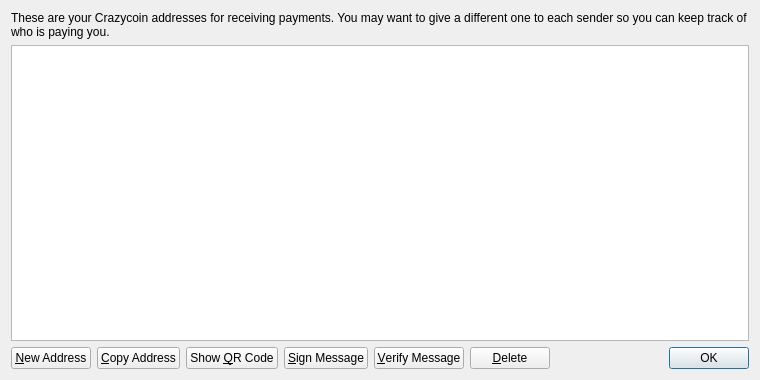
<?xml version="1.0" encoding="UTF-8"?>
<ui version="4.0">
 <class>AddressBookPage</class>
 <widget class="QWidget" name="AddressBookPage">
  <property name="geometry">
   <rect>
    <x>0</x>
    <y>0</y>
    <width>760</width>
    <height>380</height>
   </rect>
  </property>
  <property name="windowTitle">
   <string>Address Book</string>
  </property>
  <layout class="QVBoxLayout" name="verticalLayout">
   <item>
    <widget class="QLabel" name="labelExplanation">
     <property name="text">
      <string>These are your Crazycoin addresses for receiving payments. You may want to give a different one to each sender so you can keep track of who is paying you.</string>
     </property>
     <property name="textFormat">
      <enum>Qt::PlainText</enum>
     </property>
     <property name="wordWrap">
      <bool>true</bool>
     </property>
    </widget>
   </item>
   <item>
    <widget class="QTableView" name="tableView">
     <property name="contextMenuPolicy">
      <enum>Qt::CustomContextMenu</enum>
     </property>
     <property name="toolTip">
      <string>Double-click to edit address or label</string>
     </property>
     <property name="tabKeyNavigation">
      <bool>false</bool>
     </property>
     <property name="alternatingRowColors">
      <bool>true</bool>
     </property>
     <property name="selectionMode">
      <enum>QAbstractItemView::SingleSelection</enum>
     </property>
     <property name="selectionBehavior">
      <enum>QAbstractItemView::SelectRows</enum>
     </property>
     <property name="sortingEnabled">
      <bool>true</bool>
     </property>
     <attribute name="verticalHeaderVisible">
      <bool>false</bool>
     </attribute>
    </widget>
   </item>
   <item>
    <layout class="QHBoxLayout" name="horizontalLayout">
     <item>
      <widget class="QPushButton" name="newAddressButton">
       <property name="toolTip">
        <string>Create a new address</string>
       </property>
       <property name="text">
        <string>&amp;New Address</string>
       </property>
       <property name="icon">
        <iconset resource="../bitcoin.qrc">
         <normaloff>:/icons/add</normaloff>:/icons/add</iconset>
       </property>
      </widget>
     </item>
     <item>
      <widget class="QPushButton" name="copyToClipboard">
       <property name="toolTip">
        <string>Copy the currently selected address to the system clipboard</string>
       </property>
       <property name="text">
        <string>&amp;Copy Address</string>
       </property>
       <property name="icon">
        <iconset resource="../bitcoin.qrc">
         <normaloff>:/icons/editcopy</normaloff>:/icons/editcopy</iconset>
       </property>
      </widget>
     </item>
     <item>
      <widget class="QPushButton" name="showQRCode">
       <property name="text">
        <string>Show &amp;QR Code</string>
       </property>
       <property name="icon">
        <iconset resource="../bitcoin.qrc">
         <normaloff>:/icons/qrcode</normaloff>:/icons/qrcode</iconset>
       </property>
      </widget>
     </item>
     <item>
      <widget class="QPushButton" name="signMessage">
       <property name="toolTip">
        <string>Sign a message to prove you own a Bitcoin address</string>
       </property>
       <property name="text">
        <string>&amp;Sign Message</string>
       </property>
       <property name="icon">
        <iconset resource="../bitcoin.qrc">
         <normaloff>:/icons/edit</normaloff>:/icons/edit</iconset>
       </property>
      </widget>
     </item>
     <item>
      <widget class="QPushButton" name="verifyMessage">
       <property name="toolTip">
        <string>Verify a message to ensure it was signed with a specified Bitcoin address</string>
       </property>
       <property name="text">
        <string>&amp;Verify Message</string>
       </property>
       <property name="icon">
        <iconset resource="../bitcoin.qrc">
         <normaloff>:/icons/transaction_0</normaloff>:/icons/transaction_0</iconset>
       </property>
      </widget>
     </item>
     <item>
      <widget class="QPushButton" name="deleteButton">
       <property name="toolTip">
        <string>Delete the currently selected address from the list. Only sending addresses can be deleted.</string>
       </property>
       <property name="text">
        <string>&amp;Delete</string>
       </property>
       <property name="icon">
        <iconset resource="../bitcoin.qrc">
         <normaloff>:/icons/remove</normaloff>:/icons/remove</iconset>
       </property>
      </widget>
     </item>
     <item>
      <spacer name="horizontalSpacer">
       <property name="orientation">
        <enum>Qt::Horizontal</enum>
       </property>
       <property name="sizeHint" stdset="0">
        <size>
         <width>40</width>
         <height>20</height>
        </size>
       </property>
      </spacer>
     </item>
     <item>
      <widget class="QDialogButtonBox" name="buttonBox">
       <property name="sizePolicy">
        <sizepolicy hsizetype="Maximum" vsizetype="Fixed">
         <horstretch>0</horstretch>
         <verstretch>0</verstretch>
        </sizepolicy>
       </property>
       <property name="standardButtons">
        <set>QDialogButtonBox::Ok</set>
       </property>
      </widget>
     </item>
    </layout>
   </item>
  </layout>
 </widget>
 <resources>
  <include location="../bitcoin.qrc"/>
 </resources>
 <connections/>
</ui>
